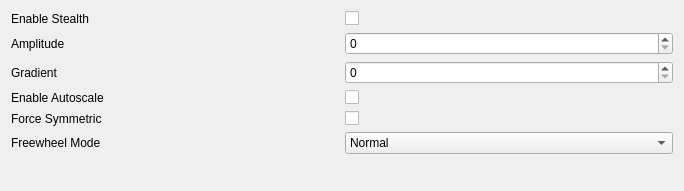
         <widget class="QWidget" name="scrollAreaWidgetContents_4">
          <property name="geometry">
           <rect>
            <x>0</x>
            <y>0</y>
            <width>684</width>
            <height>191</height>
           </rect>
          </property>
          <layout class="QVBoxLayout" name="verticalLayout_16">
           <item>
            <layout class="QGridLayout" name="gridLayout_4">
             <item row="1" column="1">
              <widget class="QSpinBox" name="amplitude_spin">
               <property name="maximum">
                <number>255</number>
               </property>
              </widget>
             </item>
             <item row="0" column="1">
              <widget class="QCheckBox" name="enable_stealth_checkbox">
               <property name="text">
                <string/>
               </property>
              </widget>
             </item>
             <item row="1" column="0">
              <widget class="QLabel" name="label_41">
               <property name="text">
                <string>Amplitude</string>
               </property>
              </widget>
             </item>
             <item row="2" column="0">
              <widget class="QLabel" name="label_42">
               <property name="text">
                <string>Gradient</string>
               </property>
              </widget>
             </item>
             <item row="3" column="0">
              <widget class="QLabel" name="label_43">
               <property name="text">
                <string>Enable Autoscale</string>
               </property>
              </widget>
             </item>
             <item row="4" column="1">
              <widget class="QCheckBox" name="force_symmetric_checkbox">
               <property name="text">
                <string/>
               </property>
              </widget>
             </item>
             <item row="4" column="0">
              <widget class="QLabel" name="label_44">
               <property name="text">
                <string>Force Symmetric</string>
               </property>
              </widget>
             </item>
             <item row="5" column="0">
              <widget class="QLabel" name="label_45">
               <property name="text">
                <string>Freewheel Mode</string>
               </property>
              </widget>
             </item>
             <item row="5" column="1">
              <widget class="QComboBox" name="freewheel_mode_combo">
               <item>
                <property name="text">
                 <string>Normal</string>
                </property>
               </item>
               <item>
                <property name="text">
                 <string>Freewheeling</string>
                </property>
               </item>
               <item>
                <property name="text">
                 <string>Coil Short LS</string>
                </property>
               </item>
               <item>
                <property name="text">
                 <string>Coil Short HS</string>
                </property>
               </item>
              </widget>
             </item>
             <item row="3" column="1">
              <widget class="QCheckBox" name="enable_autoscale_checkbox">
               <property name="text">
                <string/>
               </property>
              </widget>
             </item>
             <item row="0" column="0">
              <widget class="QLabel" name="label_40">
               <property name="text">
                <string>Enable Stealth</string>
               </property>
              </widget>
             </item>
             <item row="2" column="1">
              <widget class="QSpinBox" name="gradient_spin">
               <property name="maximum">
                <number>255</number>
               </property>
              </widget>
             </item>
            </layout>
           </item>
           <item>
            <spacer name="verticalSpacer_3">
             <property name="orientation">
              <enum>Qt::Vertical</enum>
             </property>
             <property name="sizeHint" stdset="0">
              <size>
               <width>20</width>
               <height>40</height>
              </size>
             </property>
            </spacer>
           </item>
          </layout>
         </widget>
